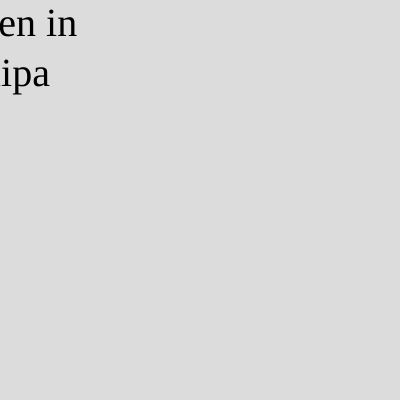
Frame 1 (no input)
Frame 60 (no input): identical to frame 1, image omitted
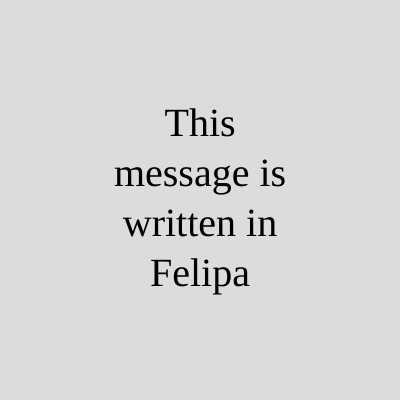
Frame 120 (the mouse pressed at the canvas centre since frame 60)

The p5.js sketch that drew these frames (run headless with seeded random() and noise() and a simulated clock; from frame 60 on, the mouse is pressed at the canvas centre):

// p5.js sketch
// ── sketch.js
/**
 * This sketch shows how to load a font from google fonts using a 
 * stylesheet link. 
 * If you check the 'index.html' file, you will see the following 
 * line in the <head> section
 *   <link href="https://fonts.googleapis.com/css?family=Felipa" rel="stylesheet">
 *
 * This makes the font available to p5js.
 */

function setup() {
  createCanvas(400, 400);
  textFont('Felipa', 40);
  textAlign(CENTER, CENTER);
}

function draw() {
  background(220);
  let msg = "This message is written in Felipa";
  text(msg, mouseX - 100, mouseY - 100, 200, 200);
}
